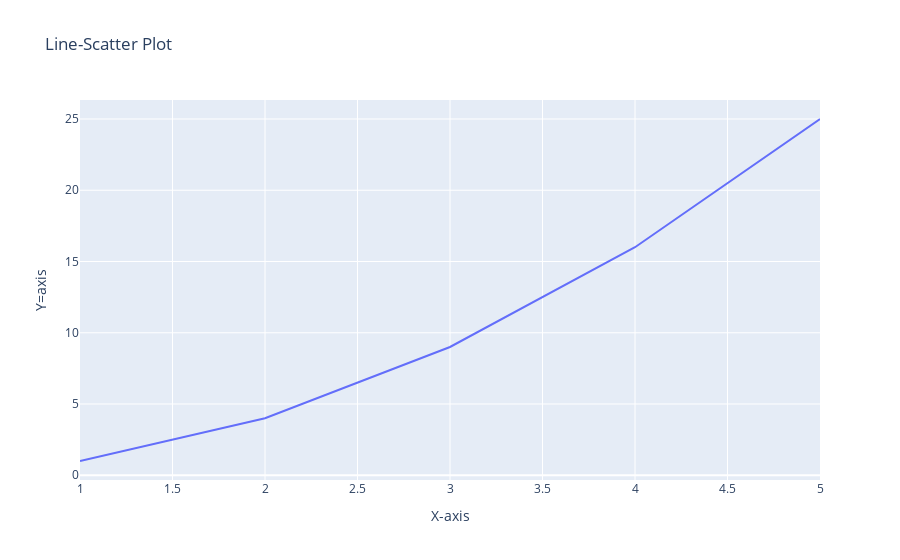

This figure's notebook cell:
### Code cell
fig.add_trace(go.Scatter(x=x,y=y,mode="lines",name="Line-Scatter Plor"))


fig.update_layout(title="Line-Scatter Plot", xaxis_title="X-axis",yaxis_title="Y=axis")
fig.show()

### Figure 1 — Plotly figure (JSON) as saved in the notebook; plotly's stock layout.template omitted (floating-point values rounded to 4 significant figures)
{"data": [{"mode": "lines", "name": "Line-Scatter Plor", "type": "scatter", "x": [1, 2, 3, 4, 5], "y": [1, 4, 9, 16, 25]}], "layout": {"title": {"text": "Line-Scatter Plot"}, "xaxis": {"title": {"text": "X-axis"}}, "yaxis": {"title": {"text": "Y=axis"}}}}
